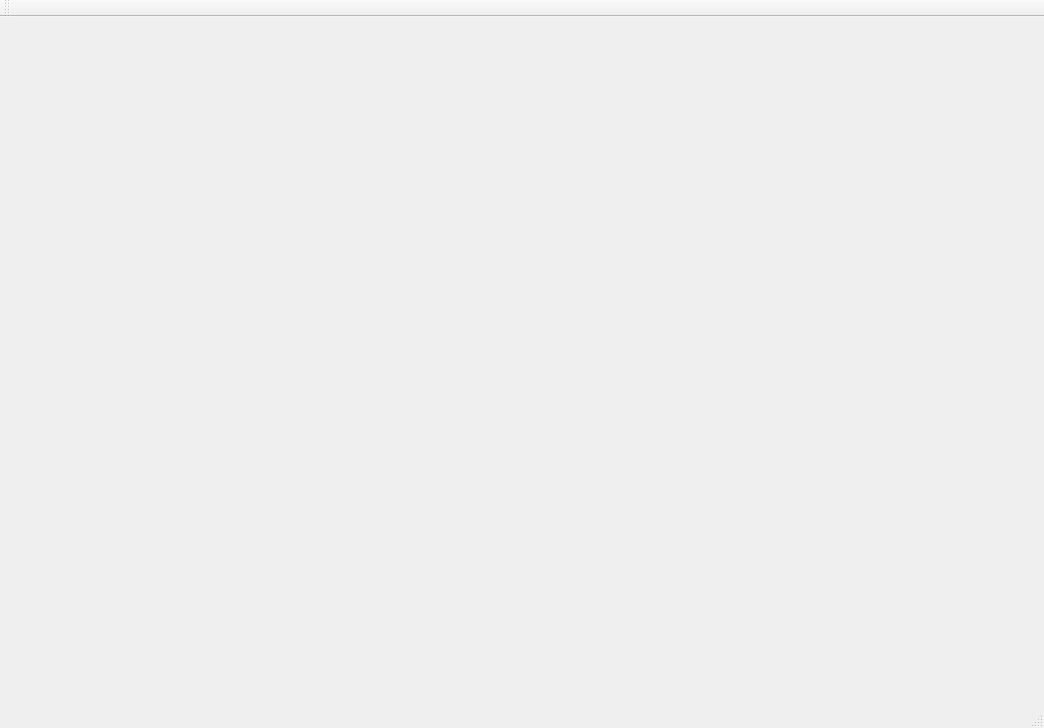
<?xml version="1.0" encoding="UTF-8"?>
<ui version="4.0">
 <class>MainWindow</class>
 <widget class="QMainWindow" name="MainWindow">
  <property name="geometry">
   <rect>
    <x>0</x>
    <y>0</y>
    <width>1044</width>
    <height>728</height>
   </rect>
  </property>
  <property name="windowTitle">
   <string>MainWindow</string>
  </property>
  <widget class="QWidget" name="centralWidget">
   <widget class="QLabel" name="background">
    <property name="geometry">
     <rect>
      <x>0</x>
      <y>0</y>
      <width>1041</width>
      <height>671</height>
     </rect>
    </property>
    <property name="text">
     <string/>
    </property>
    <property name="pixmap">
     <pixmap>../fix_3.png</pixmap>
    </property>
    <property name="scaledContents">
     <bool>true</bool>
    </property>
   </widget>
   <widget class="QLabel" name="lidar_1">
    <property name="geometry">
     <rect>
      <x>235</x>
      <y>30</y>
      <width>41</width>
      <height>41</height>
     </rect>
    </property>
    <property name="text">
     <string/>
    </property>
    <property name="pixmap">
     <pixmap>../red-circle-red-point-transparent-background-11563241690fqswnj7pqe-removebg-preview.png</pixmap>
    </property>
    <property name="scaledContents">
     <bool>true</bool>
    </property>
   </widget>
   <widget class="QLabel" name="lidar_2">
    <property name="geometry">
     <rect>
      <x>195</x>
      <y>35</y>
      <width>41</width>
      <height>41</height>
     </rect>
    </property>
    <property name="text">
     <string/>
    </property>
    <property name="pixmap">
     <pixmap>../red-circle-red-point-transparent-background-11563241690fqswnj7pqe-removebg-preview.png</pixmap>
    </property>
    <property name="scaledContents">
     <bool>true</bool>
    </property>
   </widget>
   <widget class="QLabel" name="lidar_3">
    <property name="geometry">
     <rect>
      <x>155</x>
      <y>50</y>
      <width>41</width>
      <height>41</height>
     </rect>
    </property>
    <property name="text">
     <string/>
    </property>
    <property name="pixmap">
     <pixmap>../red-circle-red-point-transparent-background-11563241690fqswnj7pqe-removebg-preview.png</pixmap>
    </property>
    <property name="scaledContents">
     <bool>true</bool>
    </property>
   </widget>
   <widget class="QLabel" name="lidar_4">
    <property name="geometry">
     <rect>
      <x>115</x>
      <y>70</y>
      <width>41</width>
      <height>41</height>
     </rect>
    </property>
    <property name="text">
     <string/>
    </property>
    <property name="pixmap">
     <pixmap>../red-circle-red-point-transparent-background-11563241690fqswnj7pqe-removebg-preview.png</pixmap>
    </property>
    <property name="scaledContents">
     <bool>true</bool>
    </property>
   </widget>
   <widget class="QLabel" name="lidar_5">
    <property name="geometry">
     <rect>
      <x>75</x>
      <y>95</y>
      <width>41</width>
      <height>41</height>
     </rect>
    </property>
    <property name="text">
     <string/>
    </property>
    <property name="pixmap">
     <pixmap>../red-circle-red-point-transparent-background-11563241690fqswnj7pqe-removebg-preview.png</pixmap>
    </property>
    <property name="scaledContents">
     <bool>true</bool>
    </property>
   </widget>
   <widget class="QLabel" name="lidar_6">
    <property name="geometry">
     <rect>
      <x>40</x>
      <y>125</y>
      <width>41</width>
      <height>41</height>
     </rect>
    </property>
    <property name="text">
     <string/>
    </property>
    <property name="pixmap">
     <pixmap>../red-circle-red-point-transparent-background-11563241690fqswnj7pqe-removebg-preview.png</pixmap>
    </property>
    <property name="scaledContents">
     <bool>true</bool>
    </property>
   </widget>
   <widget class="QLabel" name="lidar_7">
    <property name="geometry">
     <rect>
      <x>10</x>
      <y>160</y>
      <width>41</width>
      <height>41</height>
     </rect>
    </property>
    <property name="text">
     <string/>
    </property>
    <property name="pixmap">
     <pixmap>../red-circle-red-point-transparent-background-11563241690fqswnj7pqe-removebg-preview.png</pixmap>
    </property>
    <property name="scaledContents">
     <bool>true</bool>
    </property>
   </widget>
   <widget class="QLabel" name="lidar_8">
    <property name="geometry">
     <rect>
      <x>-10</x>
      <y>200</y>
      <width>41</width>
      <height>41</height>
     </rect>
    </property>
    <property name="text">
     <string/>
    </property>
    <property name="pixmap">
     <pixmap>../red-circle-red-point-transparent-background-11563241690fqswnj7pqe-removebg-preview.png</pixmap>
    </property>
    <property name="scaledContents">
     <bool>true</bool>
    </property>
   </widget>
   <widget class="QLabel" name="lidar_9">
    <property name="geometry">
     <rect>
      <x>-25</x>
      <y>250</y>
      <width>41</width>
      <height>41</height>
     </rect>
    </property>
    <property name="text">
     <string/>
    </property>
    <property name="pixmap">
     <pixmap>../red-circle-red-point-transparent-background-11563241690fqswnj7pqe-removebg-preview.png</pixmap>
    </property>
    <property name="scaledContents">
     <bool>true</bool>
    </property>
   </widget>
   <widget class="QLabel" name="lidar_10">
    <property name="geometry">
     <rect>
      <x>-30</x>
      <y>300</y>
      <width>41</width>
      <height>41</height>
     </rect>
    </property>
    <property name="text">
     <string/>
    </property>
    <property name="pixmap">
     <pixmap>../red-circle-red-point-transparent-background-11563241690fqswnj7pqe-removebg-preview.png</pixmap>
    </property>
    <property name="scaledContents">
     <bool>true</bool>
    </property>
   </widget>
   <widget class="QLabel" name="lidar_11">
    <property name="geometry">
     <rect>
      <x>-20</x>
      <y>355</y>
      <width>41</width>
      <height>41</height>
     </rect>
    </property>
    <property name="text">
     <string/>
    </property>
    <property name="pixmap">
     <pixmap>../red-circle-red-point-transparent-background-11563241690fqswnj7pqe-removebg-preview.png</pixmap>
    </property>
    <property name="scaledContents">
     <bool>true</bool>
    </property>
   </widget>
   <widget class="QLabel" name="lidar_12">
    <property name="geometry">
     <rect>
      <x>-10</x>
      <y>400</y>
      <width>41</width>
      <height>41</height>
     </rect>
    </property>
    <property name="text">
     <string/>
    </property>
    <property name="pixmap">
     <pixmap>../red-circle-red-point-transparent-background-11563241690fqswnj7pqe-removebg-preview.png</pixmap>
    </property>
    <property name="scaledContents">
     <bool>true</bool>
    </property>
   </widget>
   <widget class="QLabel" name="lidar_13">
    <property name="geometry">
     <rect>
      <x>0</x>
      <y>440</y>
      <width>41</width>
      <height>41</height>
     </rect>
    </property>
    <property name="text">
     <string/>
    </property>
    <property name="pixmap">
     <pixmap>../red-circle-red-point-transparent-background-11563241690fqswnj7pqe-removebg-preview.png</pixmap>
    </property>
    <property name="scaledContents">
     <bool>true</bool>
    </property>
   </widget>
   <widget class="QLabel" name="lidar_14">
    <property name="geometry">
     <rect>
      <x>20</x>
      <y>485</y>
      <width>41</width>
      <height>41</height>
     </rect>
    </property>
    <property name="text">
     <string/>
    </property>
    <property name="pixmap">
     <pixmap>../red-circle-red-point-transparent-background-11563241690fqswnj7pqe-removebg-preview.png</pixmap>
    </property>
    <property name="scaledContents">
     <bool>true</bool>
    </property>
   </widget>
   <widget class="QLabel" name="lidar_15">
    <property name="geometry">
     <rect>
      <x>50</x>
      <y>525</y>
      <width>41</width>
      <height>41</height>
     </rect>
    </property>
    <property name="text">
     <string/>
    </property>
    <property name="pixmap">
     <pixmap>../red-circle-red-point-transparent-background-11563241690fqswnj7pqe-removebg-preview.png</pixmap>
    </property>
    <property name="scaledContents">
     <bool>true</bool>
    </property>
   </widget>
   <widget class="QLabel" name="lidar_16">
    <property name="geometry">
     <rect>
      <x>80</x>
      <y>560</y>
      <width>41</width>
      <height>41</height>
     </rect>
    </property>
    <property name="text">
     <string/>
    </property>
    <property name="pixmap">
     <pixmap>../red-circle-red-point-transparent-background-11563241690fqswnj7pqe-removebg-preview.png</pixmap>
    </property>
    <property name="scaledContents">
     <bool>true</bool>
    </property>
   </widget>
   <widget class="QLabel" name="lidar_17">
    <property name="geometry">
     <rect>
      <x>115</x>
      <y>585</y>
      <width>41</width>
      <height>41</height>
     </rect>
    </property>
    <property name="text">
     <string/>
    </property>
    <property name="pixmap">
     <pixmap>../red-circle-red-point-transparent-background-11563241690fqswnj7pqe-removebg-preview.png</pixmap>
    </property>
    <property name="scaledContents">
     <bool>true</bool>
    </property>
   </widget>
   <widget class="QLabel" name="lidar_18">
    <property name="geometry">
     <rect>
      <x>155</x>
      <y>605</y>
      <width>41</width>
      <height>41</height>
     </rect>
    </property>
    <property name="text">
     <string/>
    </property>
    <property name="pixmap">
     <pixmap>../red-circle-red-point-transparent-background-11563241690fqswnj7pqe-removebg-preview.png</pixmap>
    </property>
    <property name="scaledContents">
     <bool>true</bool>
    </property>
   </widget>
   <widget class="QLabel" name="lidar_19">
    <property name="geometry">
     <rect>
      <x>195</x>
      <y>620</y>
      <width>41</width>
      <height>41</height>
     </rect>
    </property>
    <property name="text">
     <string/>
    </property>
    <property name="pixmap">
     <pixmap>../red-circle-red-point-transparent-background-11563241690fqswnj7pqe-removebg-preview.png</pixmap>
    </property>
    <property name="scaledContents">
     <bool>true</bool>
    </property>
   </widget>
   <widget class="QLabel" name="lidar_20">
    <property name="geometry">
     <rect>
      <x>235</x>
      <y>625</y>
      <width>41</width>
      <height>41</height>
     </rect>
    </property>
    <property name="text">
     <string/>
    </property>
    <property name="pixmap">
     <pixmap>../red-circle-red-point-transparent-background-11563241690fqswnj7pqe-removebg-preview.png</pixmap>
    </property>
    <property name="scaledContents">
     <bool>true</bool>
    </property>
   </widget>
   <widget class="QLabel" name="lidar_21">
    <property name="geometry">
     <rect>
      <x>280</x>
      <y>625</y>
      <width>41</width>
      <height>41</height>
     </rect>
    </property>
    <property name="text">
     <string/>
    </property>
    <property name="pixmap">
     <pixmap>../red-circle-red-point-transparent-background-11563241690fqswnj7pqe-removebg-preview.png</pixmap>
    </property>
    <property name="scaledContents">
     <bool>true</bool>
    </property>
   </widget>
   <widget class="QLabel" name="lidar_22">
    <property name="geometry">
     <rect>
      <x>325</x>
      <y>620</y>
      <width>41</width>
      <height>41</height>
     </rect>
    </property>
    <property name="text">
     <string/>
    </property>
    <property name="pixmap">
     <pixmap>../red-circle-red-point-transparent-background-11563241690fqswnj7pqe-removebg-preview.png</pixmap>
    </property>
    <property name="scaledContents">
     <bool>true</bool>
    </property>
   </widget>
   <widget class="QLabel" name="lidar_23">
    <property name="geometry">
     <rect>
      <x>365</x>
      <y>605</y>
      <width>41</width>
      <height>41</height>
     </rect>
    </property>
    <property name="text">
     <string/>
    </property>
    <property name="pixmap">
     <pixmap>../red-circle-red-point-transparent-background-11563241690fqswnj7pqe-removebg-preview.png</pixmap>
    </property>
    <property name="scaledContents">
     <bool>true</bool>
    </property>
   </widget>
   <widget class="QLabel" name="lidar_24">
    <property name="geometry">
     <rect>
      <x>405</x>
      <y>585</y>
      <width>41</width>
      <height>41</height>
     </rect>
    </property>
    <property name="text">
     <string/>
    </property>
    <property name="pixmap">
     <pixmap>../red-circle-red-point-transparent-background-11563241690fqswnj7pqe-removebg-preview.png</pixmap>
    </property>
    <property name="scaledContents">
     <bool>true</bool>
    </property>
   </widget>
   <widget class="QLabel" name="lidar_25">
    <property name="geometry">
     <rect>
      <x>440</x>
      <y>560</y>
      <width>41</width>
      <height>41</height>
     </rect>
    </property>
    <property name="text">
     <string/>
    </property>
    <property name="pixmap">
     <pixmap>../red-circle-red-point-transparent-background-11563241690fqswnj7pqe-removebg-preview.png</pixmap>
    </property>
    <property name="scaledContents">
     <bool>true</bool>
    </property>
   </widget>
   <widget class="QLabel" name="lidar_26">
    <property name="geometry">
     <rect>
      <x>470</x>
      <y>530</y>
      <width>41</width>
      <height>41</height>
     </rect>
    </property>
    <property name="text">
     <string/>
    </property>
    <property name="pixmap">
     <pixmap>../red-circle-red-point-transparent-background-11563241690fqswnj7pqe-removebg-preview.png</pixmap>
    </property>
    <property name="scaledContents">
     <bool>true</bool>
    </property>
   </widget>
   <widget class="QLabel" name="lidar_27">
    <property name="geometry">
     <rect>
      <x>495</x>
      <y>500</y>
      <width>41</width>
      <height>41</height>
     </rect>
    </property>
    <property name="text">
     <string/>
    </property>
    <property name="pixmap">
     <pixmap>../red-circle-red-point-transparent-background-11563241690fqswnj7pqe-removebg-preview.png</pixmap>
    </property>
    <property name="scaledContents">
     <bool>true</bool>
    </property>
   </widget>
   <widget class="QLabel" name="lidar_28">
    <property name="geometry">
     <rect>
      <x>515</x>
      <y>465</y>
      <width>41</width>
      <height>41</height>
     </rect>
    </property>
    <property name="text">
     <string/>
    </property>
    <property name="pixmap">
     <pixmap>../red-circle-red-point-transparent-background-11563241690fqswnj7pqe-removebg-preview.png</pixmap>
    </property>
    <property name="scaledContents">
     <bool>true</bool>
    </property>
   </widget>
   <widget class="QLabel" name="lidar_29">
    <property name="geometry">
     <rect>
      <x>530</x>
      <y>425</y>
      <width>41</width>
      <height>41</height>
     </rect>
    </property>
    <property name="text">
     <string/>
    </property>
    <property name="pixmap">
     <pixmap>../red-circle-red-point-transparent-background-11563241690fqswnj7pqe-removebg-preview.png</pixmap>
    </property>
    <property name="scaledContents">
     <bool>true</bool>
    </property>
   </widget>
   <widget class="QLabel" name="lidar_30">
    <property name="geometry">
     <rect>
      <x>540</x>
      <y>385</y>
      <width>41</width>
      <height>41</height>
     </rect>
    </property>
    <property name="text">
     <string/>
    </property>
    <property name="pixmap">
     <pixmap>../red-circle-red-point-transparent-background-11563241690fqswnj7pqe-removebg-preview.png</pixmap>
    </property>
    <property name="scaledContents">
     <bool>true</bool>
    </property>
   </widget>
   <widget class="QLabel" name="lidar_31">
    <property name="geometry">
     <rect>
      <x>545</x>
      <y>345</y>
      <width>41</width>
      <height>41</height>
     </rect>
    </property>
    <property name="text">
     <string/>
    </property>
    <property name="pixmap">
     <pixmap>../red-circle-red-point-transparent-background-11563241690fqswnj7pqe-removebg-preview.png</pixmap>
    </property>
    <property name="scaledContents">
     <bool>true</bool>
    </property>
   </widget>
   <widget class="QLabel" name="lidar_32">
    <property name="geometry">
     <rect>
      <x>540</x>
      <y>300</y>
      <width>41</width>
      <height>41</height>
     </rect>
    </property>
    <property name="text">
     <string/>
    </property>
    <property name="pixmap">
     <pixmap>../red-circle-red-point-transparent-background-11563241690fqswnj7pqe-removebg-preview.png</pixmap>
    </property>
    <property name="scaledContents">
     <bool>true</bool>
    </property>
   </widget>
   <widget class="QLabel" name="lidar_33">
    <property name="geometry">
     <rect>
      <x>530</x>
      <y>255</y>
      <width>41</width>
      <height>41</height>
     </rect>
    </property>
    <property name="text">
     <string/>
    </property>
    <property name="pixmap">
     <pixmap>../red-circle-red-point-transparent-background-11563241690fqswnj7pqe-removebg-preview.png</pixmap>
    </property>
    <property name="scaledContents">
     <bool>true</bool>
    </property>
   </widget>
   <widget class="QLabel" name="lidar_34">
    <property name="geometry">
     <rect>
      <x>515</x>
      <y>210</y>
      <width>41</width>
      <height>41</height>
     </rect>
    </property>
    <property name="text">
     <string/>
    </property>
    <property name="pixmap">
     <pixmap>../red-circle-red-point-transparent-background-11563241690fqswnj7pqe-removebg-preview.png</pixmap>
    </property>
    <property name="scaledContents">
     <bool>true</bool>
    </property>
   </widget>
   <widget class="QLabel" name="lidar_35">
    <property name="geometry">
     <rect>
      <x>495</x>
      <y>170</y>
      <width>41</width>
      <height>41</height>
     </rect>
    </property>
    <property name="text">
     <string/>
    </property>
    <property name="pixmap">
     <pixmap>../red-circle-red-point-transparent-background-11563241690fqswnj7pqe-removebg-preview.png</pixmap>
    </property>
    <property name="scaledContents">
     <bool>true</bool>
    </property>
   </widget>
   <widget class="QLabel" name="lidar_36">
    <property name="geometry">
     <rect>
      <x>470</x>
      <y>130</y>
      <width>41</width>
      <height>41</height>
     </rect>
    </property>
    <property name="text">
     <string/>
    </property>
    <property name="pixmap">
     <pixmap>../red-circle-red-point-transparent-background-11563241690fqswnj7pqe-removebg-preview.png</pixmap>
    </property>
    <property name="scaledContents">
     <bool>true</bool>
    </property>
   </widget>
   <widget class="QLabel" name="lidar_37">
    <property name="geometry">
     <rect>
      <x>440</x>
      <y>100</y>
      <width>41</width>
      <height>41</height>
     </rect>
    </property>
    <property name="text">
     <string/>
    </property>
    <property name="pixmap">
     <pixmap>../red-circle-red-point-transparent-background-11563241690fqswnj7pqe-removebg-preview.png</pixmap>
    </property>
    <property name="scaledContents">
     <bool>true</bool>
    </property>
   </widget>
   <widget class="QLabel" name="lidar_38">
    <property name="geometry">
     <rect>
      <x>405</x>
      <y>70</y>
      <width>41</width>
      <height>41</height>
     </rect>
    </property>
    <property name="text">
     <string/>
    </property>
    <property name="pixmap">
     <pixmap>../red-circle-red-point-transparent-background-11563241690fqswnj7pqe-removebg-preview.png</pixmap>
    </property>
    <property name="scaledContents">
     <bool>true</bool>
    </property>
   </widget>
   <widget class="QLabel" name="lidar_39">
    <property name="geometry">
     <rect>
      <x>365</x>
      <y>50</y>
      <width>41</width>
      <height>41</height>
     </rect>
    </property>
    <property name="text">
     <string/>
    </property>
    <property name="pixmap">
     <pixmap>../red-circle-red-point-transparent-background-11563241690fqswnj7pqe-removebg-preview.png</pixmap>
    </property>
    <property name="scaledContents">
     <bool>true</bool>
    </property>
   </widget>
   <widget class="QLabel" name="lidar_40">
    <property name="geometry">
     <rect>
      <x>320</x>
      <y>35</y>
      <width>41</width>
      <height>41</height>
     </rect>
    </property>
    <property name="text">
     <string/>
    </property>
    <property name="pixmap">
     <pixmap>../red-circle-red-point-transparent-background-11563241690fqswnj7pqe-removebg-preview.png</pixmap>
    </property>
    <property name="scaledContents">
     <bool>true</bool>
    </property>
   </widget>
   <widget class="QLabel" name="lidar_41">
    <property name="geometry">
     <rect>
      <x>280</x>
      <y>27</y>
      <width>41</width>
      <height>41</height>
     </rect>
    </property>
    <property name="text">
     <string/>
    </property>
    <property name="pixmap">
     <pixmap>../red-circle-red-point-transparent-background-11563241690fqswnj7pqe-removebg-preview.png</pixmap>
    </property>
    <property name="scaledContents">
     <bool>true</bool>
    </property>
   </widget>
   <widget class="QLabel" name="label">
    <property name="geometry">
     <rect>
      <x>650</x>
      <y>70</y>
      <width>391</width>
      <height>251</height>
     </rect>
    </property>
    <property name="text">
     <string/>
    </property>
    <property name="pixmap">
     <pixmap>../1.png</pixmap>
    </property>
    <property name="scaledContents">
     <bool>true</bool>
    </property>
   </widget>
   <widget class="QLabel" name="label_2">
    <property name="geometry">
     <rect>
      <x>650</x>
      <y>380</y>
      <width>391</width>
      <height>251</height>
     </rect>
    </property>
    <property name="text">
     <string/>
    </property>
    <property name="pixmap">
     <pixmap>../4.png</pixmap>
    </property>
    <property name="scaledContents">
     <bool>true</bool>
    </property>
   </widget>
  </widget>
  <widget class="QMenuBar" name="menuBar">
   <property name="geometry">
    <rect>
     <x>0</x>
     <y>0</y>
     <width>1044</width>
     <height>22</height>
    </rect>
   </property>
  </widget>
  <widget class="QToolBar" name="mainToolBar">
   <attribute name="toolBarArea">
    <enum>TopToolBarArea</enum>
   </attribute>
   <attribute name="toolBarBreak">
    <bool>false</bool>
   </attribute>
  </widget>
  <widget class="QStatusBar" name="statusBar"/>
 </widget>
 <layoutdefault spacing="6" margin="11"/>
 <resources/>
 <connections/>
</ui>
